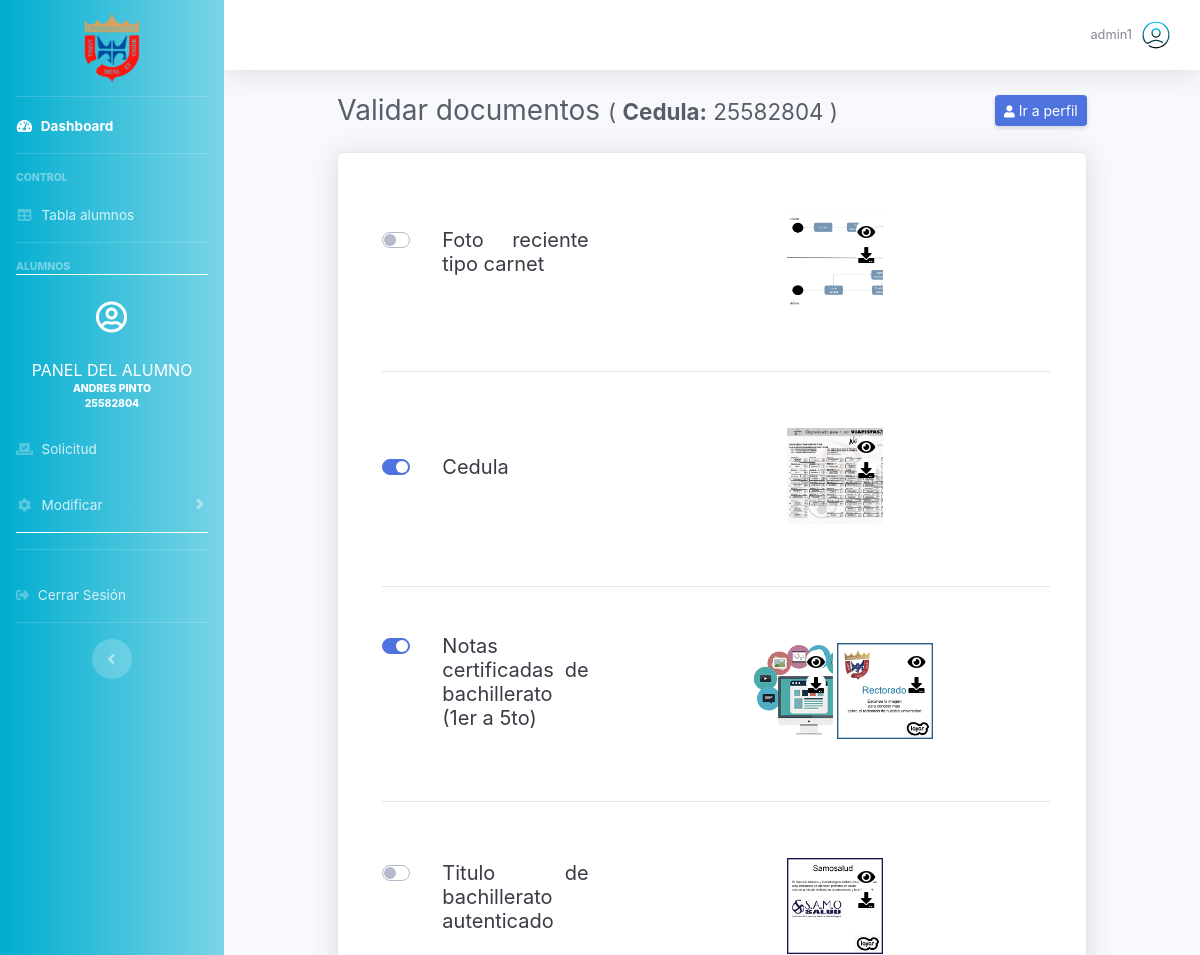
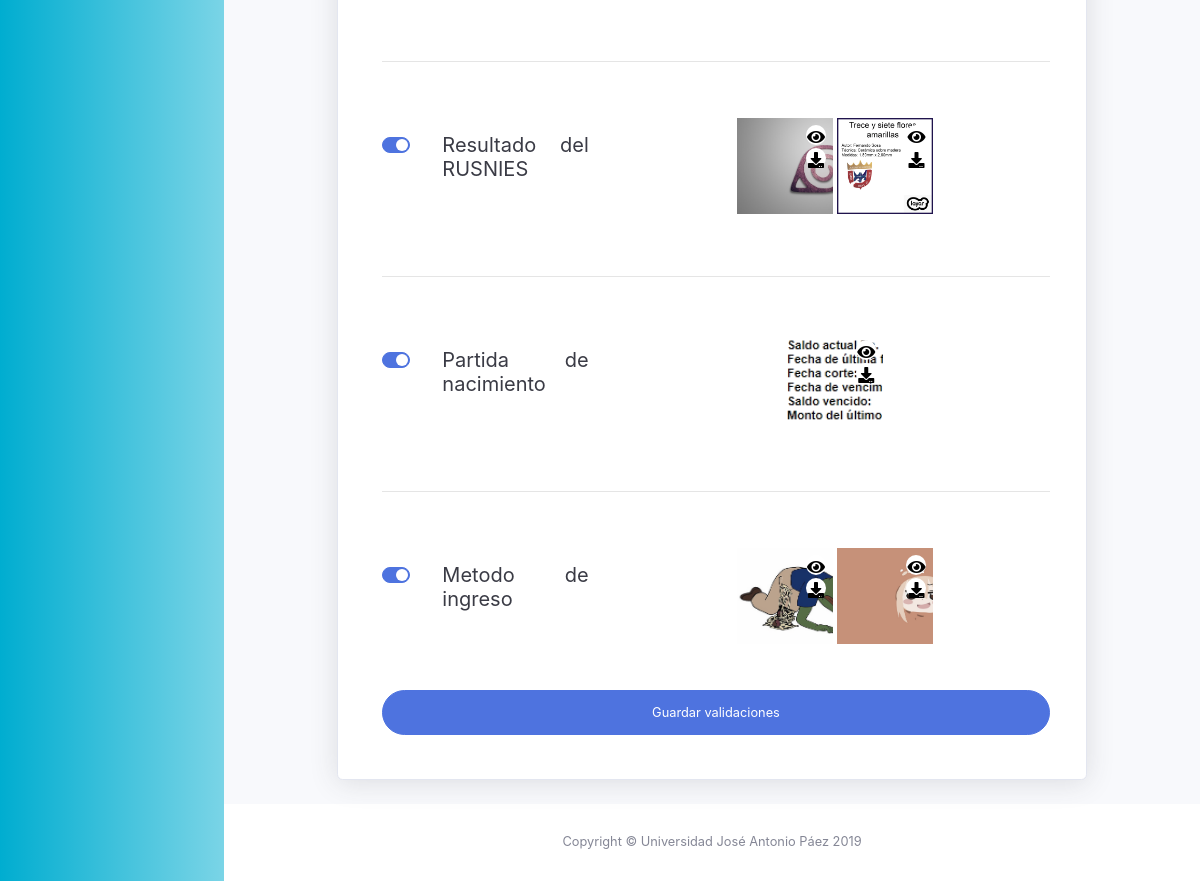
/page-admin-check.php?idd=29&ida=10&ci=25582804&mi=0 (signed in), run on the app's committed database (2 pictures, top to bottom).
### tables this page shows
CREATE TABLE `alumnos` (
  `id_alumno` int(11) NOT NULL,
  `cedula` int(11) NOT NULL,
  `p_nombre` tinytext NOT NULL,
  `s_nombre` tinytext NOT NULL,
  `p_apellido` text NOT NULL,
  `s_apellido` text NOT NULL,
  `fecha_nacimiento` date NOT NULL,
  `estado_civil` text NOT NULL,
  `metodo_ingreso` int(11) NOT NULL,
  `carrera` text NOT NULL,
  `turno` int(11) NOT NULL,
  `pais_nac` varchar(10) NOT NULL,
  `estado_nac` varchar(10) NOT NULL,
  `ciudad_nac` varchar(11) NOT NULL,
  `municipio_nac` varchar(11) NOT NULL,
  `username` text NOT NULL,
  `contrasena` text NOT NULL,
  `correo` text NOT NULL,
  `documento` int(11) NOT NULL,
  `parientename` varchar(10) NOT NULL,
  `parentesco` varchar(10) NOT NULL,
  `discapacidad` varchar(10) NOT NULL,
  `nombreInst` varchar(20) NOT NULL,
  `anoEgreso` int(10) NOT NULL,
  `codigoInst` varchar(10) NOT NULL,
  `estadoInst` varchar(10) NOT NULL,
  `tipoInst` int(1) NOT NULL,
  `fechaCreacion` date NOT NULL,
  `ultActualizacion` date NOT NULL
);

CREATE TABLE `documentos` (
  `id_documento` int(11) NOT NULL,
  `estatus` int(11) NOT NULL,
  `cedula` text NOT NULL,
  `fondo` text NOT NULL,
  `foto` text NOT NULL,
  `partida` text NOT NULL,
  `check_partida` int(11) NOT NULL,
  `check_nota` int(11) NOT NULL,
  `check_cedula` int(11) NOT NULL,
  `check_foto` int(11) NOT NULL,
  `check_rusinies` int(11) NOT NULL,
  `check_fondo` int(11) NOT NULL,
  `check_metodo` int(11) NOT NULL,
  `porcentaje` int(4) NOT NULL,
  `ultActDoc` date NOT NULL
);

CREATE TABLE `notas` (
  `documento` int(11) NOT NULL,
  `nota` varchar(100) NOT NULL
);

CREATE TABLE `rusnies` (
  `documento` int(11) NOT NULL,
  `rusnies` varchar(100) NOT NULL
);

CREATE TABLE `metodoing` (
  `documento` int(11) NOT NULL,
  `metodo` varchar(100) NOT NULL
);

### page-admin-check.php (the view, shortened to what the rows shown need)
<!DOCTYPE html>
<html lang="es">
<head>
  <link href="vendor/fontawesome-free/css/all.min.css" rel="stylesheet" type="text/css">
  <link href="css/font.css" rel="stylesheet">
  <link href="css/sb-admin-2.css" rel="stylesheet">
  <link href="css/dash.css" rel="stylesheet">
  <link href="css/style.css" rel="stylesheet">
  <link rel="stylesheet" href="css/lightbox.css">
  <link href="css/check.css" rel="stylesheet">
</head>
<body id="page-top">
  <div id="wrapper">
    <?php require('front/general/sidebar.php'); ?>
    <div id="content-wrapper" class="d-flex flex-column">
      <div id="content">
        <div id="page-admin-check" class="container-fluid">
        <?php
include 'back/conexion.php';
    if (isset($_GET['idd'])) {
      $idd = $_GET['idd'];
      }
    $sql= "SELECT * FROM documentos WHERE id_documento='$idd'";
    $result = mysqli_query($conexion, $sql);
    if ($result->num_rows > 0) {
      $row = mysqli_fetch_assoc($result);
    }else{
      $mensaje = "Ocurrió un error al cargar los documentos";
      echo ($mensaje);
    };
$ci = $_GET['ci'];
$path_image = 'back/documentos/';
?>
          <div class="d-sm-flex col-sm-12 col-lg-10 align-items-center justify-content-between mb-4 mx-auto">
            <h1 class="h3 mb-0 text-gray-800">Validar documentos <small>( <b>Cedula:</b> <?=$ci?> )</small></h1>
          </div>
<div class="col-sm-12 col-lg-10 mx-auto">
  <div class="card shadow mb-4">
    <div class="card-body">
      <div class="pl-4 pr-3 py-4">
        <form id="checkForm" method="POST" class="user needs-validation" novalidate>
          <div class="form-group row">
            <div class="col-md-12 text-md-center col-lg-8 text-lg-left pt-3 my-auto">
              <div id="preview-images-foto" class="preview-images">
                                      <?php
if ($row['foto'] != '') {
    ?>
                        <div class="thumbnail" style="background-image: url('<?=$path_image . $row['foto']?>')">
                          <div class="close-button-db">
                            <a href="<?=$path_image . $row['foto']?>" data-lightbox="galleryFoto" data-title="foto">
                              <i class="fas fa-eye"></i>
                            </a>
                            <a href="<?=$path_image . $row['foto']?>" download="<?php echo ('foto' . $ci) ?>">
                              <i class="fas fa-download"></i>
                            </a>
                          </div>
                        </div>
                    <?php
}
?>
              </div>
            </div>
          </div>
          <br>
          <br>
          <div class="form-group row">
            <div class="col-md-12 text-md-center col-lg-8 text-lg-left pt-3 my-auto">
              <div id="preview-images-cedula" class="preview-images">
                <?php
if ($row['cedula'] != '') {
    ?>
                          <div class="thumbnail" style="background-image: url('<?=$path_image . $row['cedula']?>')">
                            <div class="close-button-db">
                              <a href="<?=$path_image . $row['cedula']?>" data-lightbox="galleryCedula" data-title="Cedula">
                                <i class="fas fa-eye"></i>
                              </a>
                              <a href="<?=$path_image . $row['cedula']?>" download="<?php echo ('cedula' . $ci) ?>">
                                <i class="fas fa-download"></i>
                              </a>
                            </div>
                          </div>
                        <?php
}
?>
              </div>
            </div>
          </div>
          <br>
          <br>
          <div class="form-group row">
            <div class="col-md-12 text-md-center col-lg-8 text-lg-left pt-3 my-auto">
              <div id="preview-images-Notas" class="preview-images">
              <?php
$sql_notas = "SELECT * FROM notas
                                      WHERE documento = '$idd';";
$result_notas = mysqli_query($conexion, $sql_notas);
if ($result_notas->num_rows > 0) {
    while ($row_notas = mysqli_fetch_assoc($result_notas)) {
        ?>
                          <div class="thumbnail" style="background-image: url('<?=$path_image . $row_notas['nota']?>')">
                            <div class="close-button-db">
                              <a href="<?=$path_image . $row_notas['nota']?>" data-lightbox="galleryNotas" data-title="Notas">
                                <i class="fas fa-eye"></i>
                              </a>
                              <a href="<?=$path_image . $row_notas['nota']?>" download="<?php echo ('notas' . $ci) ?>">
                                <i class="fas fa-download"></i>
                              </a>
                            </div>
                          </div>
                        <?php
}
}
?>
              </div>
            </div>
          </div>
          <br>
          <br>
          <div class="form-group row">
            <div class="col-md-12 text-md-center col-lg-8 text-lg-left pt-3 my-auto">
              <div id="preview-images-fondo" class="preview-images">
               <?php
if ($row['fondo'] != '') {
    ?>
                          <div class="thumbnail" style="background-image: url('<?=$path_image . $row['fondo']?>')">
                            <div class="close-button-db">
                              <a href="<?=$path_image . $row['fondo']?>" data-lightbox="galleryFondo" data-title="Fondo">
                                <i class="fas fa-eye"></i>
                              </a>
                              <a href="<?=$path_image . $row['fondo']?>" download="<?php echo ('fondo' . $ci) ?>">
                                <i class="fas fa-download"></i>
                              </a>
                            </div>
                          </div>
                        <?php
}
?>
              </div>
            </div>
          </div>
          <br>
          <br>
          <div class="form-group row">
            <div class="col-md-12 text-md-center col-lg-8 text-lg-left pt-3 my-auto">
              <div id="preview-images-rusnies" class="preview-images">
             <?php
$sql_rusnies = "SELECT * FROM rusnies
                                        WHERE documento = '$idd';";
$result_rusnies = mysqli_query($conexion, $sql_rusnies);
if ($result_rusnies->num_rows > 0) {
    while ($row_rusnies = mysqli_fetch_assoc($result_rusnies)) {
        ?>
                          <div class="thumbnail" style="background-image: url('<?=$path_image . $row_rusnies['rusnies']?>')">
                            <div class="close-button-db">
                              <a href="<?=$path_image . $row_rusnies['rusnies']?>" data-lightbox="galleryRusnies" data-title="Rusnies">
                                <i class="fas fa-eye"></i>
                              </a>
                              <a href="<?=$path_image . $row_rusnies['rusnies']?>" download="<?php echo ('rusnies' . $ci) ?>">
                                <i class="fas fa-download"></i>
                              </a>
                            </div>
                          </div>
                        <?php
}
}
?>
              </div>
            </div>
          </div>
          <br>
          <br>
          <div class="form-group row">
            <div class="col-md-12 text-md-center col-lg-8 text-lg-left pt-3 my-auto">
              <div id="preview-images-partida" class="preview-images">
                <?php
if ($row['partida'] != '') {
    ?>
                          <div class="thumbnail" style="background-image: url('<?=$path_image . $row['partida']?>')">
                            <div class="close-button-db">
                              <a href="<?=$path_image . $row['partida']?>" data-lightbox="galleryPartida" data-title="Partida">
                                <i class="fas fa-eye"></i>
                              </a>
                              <a href="<?=$path_image . $row['partida']?>" download="<?php echo ('partida' . $ci) ?>">
                                <i class="fas fa-download"></i>
                              </a>
                            </div>
                          </div>
                        <?php
}
?>
              </div>
            </div>
          </div>
          <br>
          <br>
          <div class="form-group row">
            <div class="col-md-12 text-md-center col-lg-8 text-lg-left pt-3 my-auto">
              <div id="preview-images-metodo" class="preview-images">
              <?php
$sql_metodoing = "SELECT * FROM metodoing
                                          WHERE documento = '$idd';";
$result_metodoing = mysqli_query($conexion, $sql_metodoing);
if ($result_metodoing->num_rows > 0) {
    while ($row_metodoing = mysqli_fetch_assoc($result_metodoing)) {
        ?>
                          <div class="thumbnail" style="background-image: url('<?=$path_image . $row_metodoing['metodo']?>')">
                            <div class="close-button-db">
                              <a href="<?=$path_image . $row_metodoing['metodo']?>" data-lightbox="galleryMetodo" data-title="Metodo">
                                <i class="fas fa-eye"></i>
                              </a>
                              <a href="<?=$path_image . $row_metodoing['metodo']?>" download="<?php echo ('metodo' . $ci) ?>">
                                <i class="fas fa-download"></i>
                              </a>
                            </div>
                          </div>
                        <?php
}
}
?>
              </div>
            </div>
          </div>
          <br>
        </form>
      </div>
    </div>
  </div>
</div>
        </div>
      </div>
    </div>
  </div>
</body>
</html>

### front/general/sidebar.php (shortened to what the rows shown need)
<?php
$rol = $_SESSION['rol'];
if ( $rol > 0 && isset($_GET['ida']) ) {
  $ida=$_GET['ida'];
  include 'back/conexion.php';
  $sql_alumno = "SELECT p_nombre, p_apellido, cedula, documento FROM alumnos
                 WHERE id_alumno = '$ida';";
  $result_alumno = mysqli_query($conexion, $sql_alumno);
  if ($result_alumno->num_rows > 0) {
  $row_alumno = mysqli_fetch_assoc($result_alumno);
  $p_nombre = $row_alumno['p_nombre'];
  $p_apellido = $row_alumno['p_apellido'];
  $ci = $row_alumno['cedula'];
  $idd = $row_alumno['documento'];
  }
}
?>
<ul class="navbar-nav bg-gradient-primary sidebar sidebar-dark accordion" id="accordionSidebar">
  <?php if ($rol >= 1 && isset($_GET['ida'])) {  ?>
  <hr class="sidebar-divider bg-white">
  <a class="sidebar-brand d-flex align-items-center justify-content-center text-white pt-2"
    href="page-student-perfil.php?ida=<?=$ida . '&ci=' . $ci . '&idd=' . $idd?>">
    <div class="sidebar-brand-icon align-items-center">
      <i class="far fa-user-circle"></i>
    </div>
  </a>
  <div class="sidebar-heading text-center text-white pb-2">
    <b class="h6">Panel del Alumno</b><br>
    <span>
      <?=$p_nombre . ' ' . $p_apellido?><br>
      <?=$ci?>
    </span>
  </div>
  <?php }?>
</ul>

### data on the page
alumnos: p_nombre "ANDRES", p_apellido "PINTO", cedula "25582804"
documentos: foto (picture), cedula (picture), fondo (picture), partida (picture)
notas: nota (picture)
notas: nota (picture)
rusnies: rusnies (picture)
rusnies: rusnies (picture)
metodoing: metodo (picture)
metodoing: metodo (picture)

### other printed values
$_SESSION['username'] "admin1"
$ci "25582804"
